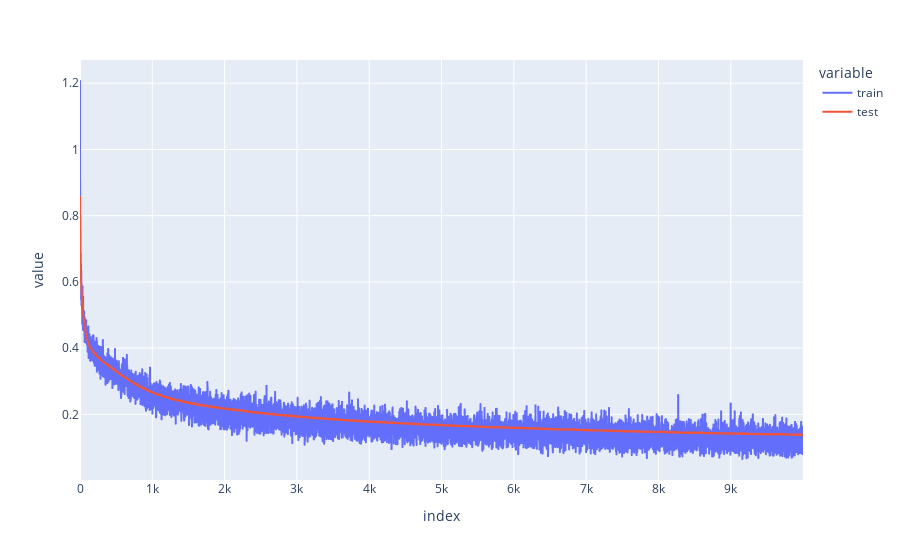

Write notebook code for a chart like this one.
### Code cell
px.line(
    costs
)

### Figure 1 — Plotly figure (JSON) as saved in the notebook; plotly's stock layout.template omitted (floating-point values rounded to 4 significant figures; data arrays with more than 128 entries replaced by an {"elided": "..."} marker saying what was removed)
{"data": [{"hovertemplate": "variable=train<br>index=%{x}<br>value=%{y}<extra></extra>", "legendgroup": "train", "line": {"color": "#636efa", "dash": "solid"}, "marker": {"symbol": "circle"}, "mode": "lines", "name": "train", "showlegend": true, "type": "scattergl", "x": {"elided": "10000 int values"}, "xaxis": "x", "y": {"elided": "10000 float values"}, "yaxis": "y"}, {"hovertemplate": "variable=test<br>index=%{x}<br>value=%{y}<extra></extra>", "legendgroup": "test", "line": {"color": "#EF553B", "dash": "solid"}, "marker": {"symbol": "circle"}, "mode": "lines", "name": "test", "showlegend": true, "type": "scattergl", "x": {"elided": "10000 int values"}, "xaxis": "x", "y": {"elided": "10000 float values"}, "yaxis": "y"}], "layout": {"legend": {"title": {"text": "variable"}, "tracegroupgap": 0}, "margin": {"t": 60}, "xaxis": {"anchor": "y", "domain": [0, 1], "title": {"text": "index"}}, "yaxis": {"anchor": "x", "domain": [0, 1], "title": {"text": "value"}}}}
